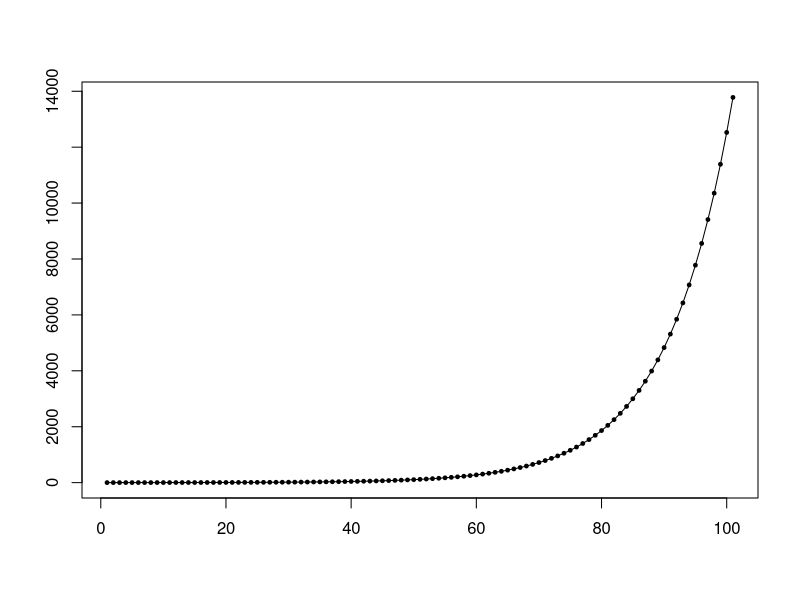

Reproduce this figure in R. (Note: this script raises an error after producing the figure.)
# Exponential growth model (discrete time) v1.0
# Author: Meghann Mears
# Date: 10/06/2015
# Accompanying blog piece: https://meghannmears.wordpress.com/2015/06/10/population-dynamics-as-signals-and-systems/

lambda <- 1.1 # discrete time per-capita growth rate

tmax <- 100 # number of time steps to simulate
n0 <- 1 # population size at t = 0

# Initialise array to store population size over time
n <- array(dim=tmax+1) 
n[1] <- n0

# Perform simulation
for (t in 1:tmax) {
	n[t+1] <- lambda * n[t] # this is the growth model
}

# Print population size array
n

# Plot population size over time
plot(n, xlab="t", ylab="n[t]", type="o", pch=19, cex=0.5, cex.lab=1.2,
	main = paste("Exponential growth model, r = ", r))
